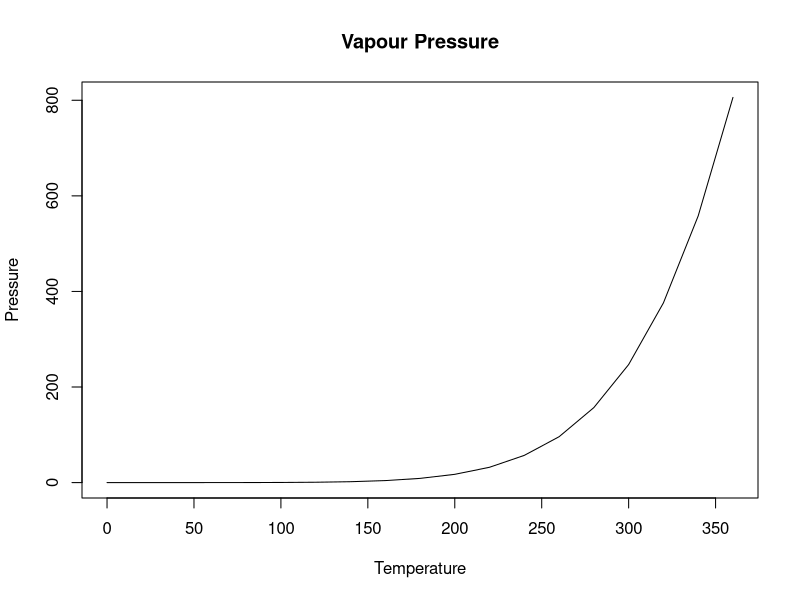

Write the R code that produced this figure.
#
#         Author: Dr Eugene O'Loughlin
#    Video Title: How To... Add Lines to a Scatter Plot in R
#   Video Number: #37
# 
data()    # Use an in-built data set
pressure  # Vapour Pressure of Mercury as a Function of Temperature
#
head(pressure)
#
# Plot a simple scatter diagram
plot(pressure, main = "Vapour Pressure",
     xlab = "Temperature",
     ylab = "Pressure",
     type = "l")      # experiment with types: p, i, b, c, o, h, s, S, and n
#
